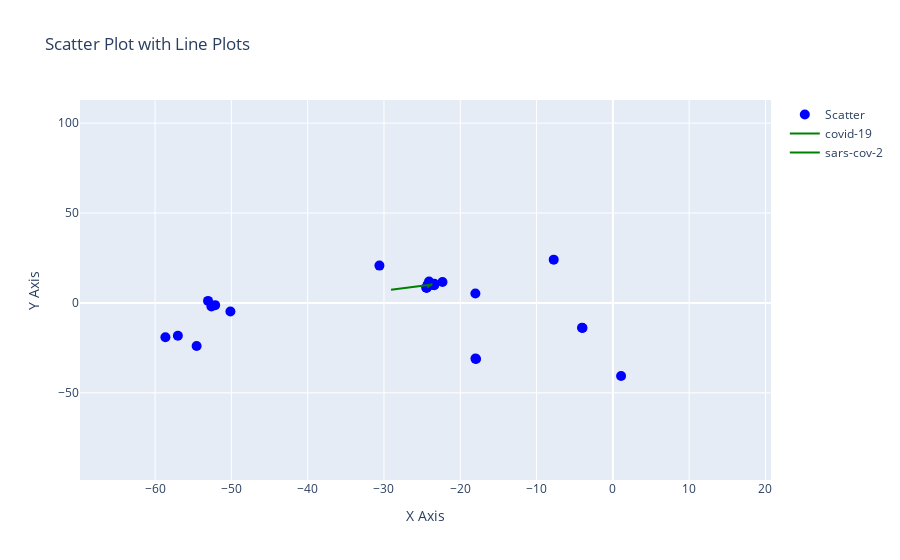

Source (notebook cell):
### Markdown cell above
## Plot using plotly

### Code cell
import plotly.graph_objs as go
import plotly.express as px

scatter = go.Scatter(
    x=background_df_covid['x'].values,
    y=background_df_covid['y'].values,
    mode='markers',
    marker=dict(size=10, color='blue'),
    name='Scatter',
    text=background_df_covid['word'],  # Add the words as hover text
    hoverinfo='text'  # Display only the hover text
)

plotly_trajectories = []

for word in highlighted_words:

    traj = trajectories_df[trajectories_df['word'] == word].reset_index(drop=True)

    line = go.Scatter(
        x=traj['x'],
        y=traj['y'],
        mode='lines',
        line=dict(color='green'),
        name=word,
        text=[f'{word} ({year})' for year in traj['year']],
        hoverinfo="text"
    )
    plotly_trajectories += [line]

# Combine the scatter plot and line plots into a single figure
fig = go.Figure(data=[scatter] + plotly_trajectories)

# Update layout for better visibility
fig.update_layout(
    title="Scatter Plot with Line Plots",
    xaxis_title="X Axis",
    yaxis_title="Y Axis"
)

fig.show()

### Figure 1 — Plotly figure (JSON) as saved in the notebook; plotly's stock layout.template omitted (floating-point values rounded to 4 significant figures)
{"data": [{"hoverinfo": "text", "marker": {"color": "blue", "size": 10}, "mode": "markers", "name": "Scatter", "text": ["age-specific", "bots", "brazil", "compartmental models", "covid-19 pandemic", "epidemic model", "europe", "follow-up analysis", "hospitalization", "impact assessment", "india", "infection", "infections", "italy", "lockdown measures", "lockdowns", "monkeypox", "mutations", "quarantine", "sars-cov-2", "temporal trends", "transmission dynamics", "treatment", "tuberculosis", "vaccination", "vaccine hesitancy", "viral dynamics", "wastewater"], "type": "scatter", "x": [-23.4, -53.06, -52.13, -17.93, -23.41, -3.978, -52.61, -24.41, -23.86, -54.55, -57.01, -58.65, -30.59, -23.48, -23.68, -23.56, -50.13, 1.078, -24.27, -24.36, -22.33, -23.67, -4.042, -7.751, -18.01, -24.09, -18.02, -24.46], "y": [10.69, 1.124, -1.243, -31.23, 9.83, -13.91, -1.958, 8.438, 10.39, -24.01, -18.3, -19.1, 20.74, 10.14, 10.51, 10.37, -4.736, -40.68, 10.15, 8.529, 11.62, 10.09, -13.84, 24.06, -30.96, 11.93, 5.24, 8.397]}, {"hoverinfo": "text", "line": {"color": "green"}, "mode": "lines", "name": "covid-19", "text": ["covid-19 (2020)", "covid-19 (2021)", "covid-19 (2022)", "covid-19 (2023)"], "type": "scatter", "x": [-29.08, -23.89, -23.68, -23.83], "y": [7.297, 10.11, 10.21, 10.39]}, {"hoverinfo": "text", "line": {"color": "green"}, "mode": "lines", "name": "sars-cov-2", "text": ["sars-cov-2 (2020)", "sars-cov-2 (2021)", "sars-cov-2 (2022)", "sars-cov-2 (2023)"], "type": "scatter", "x": [-23.9, -23.9, -23.74, -24.32], "y": [10.43, 9.772, 10.35, 8.588]}], "layout": {"autosize": true, "dragmode": "pan", "title": {"text": "Scatter Plot with Line Plots"}, "xaxis": {"autorange": false, "range": [-69.84, 20.73], "title": {"text": "X Axis"}, "type": "linear"}, "yaxis": {"autorange": false, "range": [-98.48, 112.8], "title": {"text": "Y Axis"}, "type": "linear"}}}
